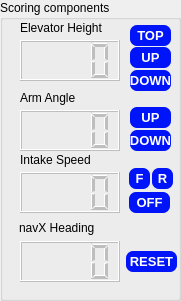
     <widget class="QGroupBox" name="groupBox">
      <property name="geometry">
       <rect>
        <x>0</x>
        <y>6</y>
        <width>181</width>
        <height>301</height>
       </rect>
      </property>
      <property name="title">
       <string>Scoring components</string>
      </property>
      <widget class="QLabel" name="label_2">
       <property name="geometry">
        <rect>
         <x>20</x>
         <y>20</y>
         <width>131</width>
         <height>16</height>
        </rect>
       </property>
       <property name="text">
        <string>Elevator Height</string>
       </property>
      </widget>
      <widget class="QLCDNumber" name="qlcd_elevator_height">
       <property name="enabled">
        <bool>false</bool>
       </property>
       <property name="geometry">
        <rect>
         <x>20</x>
         <y>40</y>
         <width>100</width>
         <height>41</height>
        </rect>
       </property>
       <property name="digitCount">
        <number>4</number>
       </property>
      </widget>
      <widget class="QLCDNumber" name="qlcd_pivot_angle">
       <property name="enabled">
        <bool>false</bool>
       </property>
       <property name="geometry">
        <rect>
         <x>20</x>
         <y>110</y>
         <width>100</width>
         <height>41</height>
        </rect>
       </property>
       <property name="digitCount">
        <number>4</number>
       </property>
      </widget>
      <widget class="QLabel" name="label_4">
       <property name="geometry">
        <rect>
         <x>20</x>
         <y>90</y>
         <width>131</width>
         <height>16</height>
        </rect>
       </property>
       <property name="text">
        <string>Arm Angle</string>
       </property>
      </widget>
      <widget class="QLabel" name="label_10">
       <property name="geometry">
        <rect>
         <x>20</x>
         <y>152</y>
         <width>131</width>
         <height>16</height>
        </rect>
       </property>
       <property name="text">
        <string>Intake Speed</string>
       </property>
      </widget>
      <widget class="QLCDNumber" name="qlcd_intake_speed">
       <property name="enabled">
        <bool>false</bool>
       </property>
       <property name="geometry">
        <rect>
         <x>20</x>
         <y>172</y>
         <width>100</width>
         <height>41</height>
        </rect>
       </property>
       <property name="font">
        <font>
         <family>Comic Sans MS</family>
         <bold>true</bold>
        </font>
       </property>
       <property name="lineWidth">
        <number>1</number>
       </property>
       <property name="digitCount">
        <number>4</number>
       </property>
       <property name="segmentStyle">
        <enum>QLCDNumber::Filled</enum>
       </property>
      </widget>
      <widget class="ClickableQLabel" name="qlabel_move_elevator_up_indicator">
       <property name="enabled">
        <bool>true</bool>
       </property>
       <property name="geometry">
        <rect>
         <x>130</x>
         <y>47</y>
         <width>41</width>
         <height>21</height>
        </rect>
       </property>
       <property name="font">
        <font>
         <family>MS Shell Dlg 2</family>
         <pointsize>10</pointsize>
         <bold>true</bold>
        </font>
       </property>
       <property name="styleSheet">
        <string notr="true">border: 7px;
border-radius: 7px;
color:rgb(255, 255, 255);
background-color:rgb(0, 20, 250);</string>
       </property>
       <property name="text">
        <string>UP</string>
       </property>
       <property name="textFormat">
        <enum>Qt::AutoText</enum>
       </property>
       <property name="alignment">
        <set>Qt::AlignCenter</set>
       </property>
      </widget>
      <widget class="ClickableQLabel" name="qlabel_move_elevator_down_indicator">
       <property name="enabled">
        <bool>true</bool>
       </property>
       <property name="geometry">
        <rect>
         <x>130</x>
         <y>70</y>
         <width>41</width>
         <height>21</height>
        </rect>
       </property>
       <property name="font">
        <font>
         <family>MS Shell Dlg 2</family>
         <pointsize>10</pointsize>
         <bold>true</bold>
        </font>
       </property>
       <property name="styleSheet">
        <string notr="true">border: 7px;
border-radius: 7px;
color:rgb(255, 255, 255);
background-color:rgb(0, 20, 250);</string>
       </property>
       <property name="text">
        <string>DOWN</string>
       </property>
       <property name="textFormat">
        <enum>Qt::AutoText</enum>
       </property>
       <property name="alignment">
        <set>Qt::AlignCenter</set>
       </property>
      </widget>
      <widget class="ClickableQLabel" name="qlabel_move_pivot_up_indicator">
       <property name="enabled">
        <bool>true</bool>
       </property>
       <property name="geometry">
        <rect>
         <x>130</x>
         <y>107</y>
         <width>41</width>
         <height>21</height>
        </rect>
       </property>
       <property name="font">
        <font>
         <family>MS Shell Dlg 2</family>
         <pointsize>10</pointsize>
         <bold>true</bold>
        </font>
       </property>
       <property name="styleSheet">
        <string notr="true">border: 7px;
border-radius: 7px;
color:rgb(255, 255, 255);
background-color:rgb(0, 20, 250);</string>
       </property>
       <property name="text">
        <string>UP</string>
       </property>
       <property name="textFormat">
        <enum>Qt::AutoText</enum>
       </property>
       <property name="alignment">
        <set>Qt::AlignCenter</set>
       </property>
      </widget>
      <widget class="ClickableQLabel" name="qlabel_move_pivot_down_indicator">
       <property name="enabled">
        <bool>true</bool>
       </property>
       <property name="geometry">
        <rect>
         <x>130</x>
         <y>130</y>
         <width>41</width>
         <height>21</height>
        </rect>
       </property>
       <property name="font">
        <font>
         <family>MS Shell Dlg 2</family>
         <pointsize>10</pointsize>
         <bold>true</bold>
        </font>
       </property>
       <property name="styleSheet">
        <string notr="true">border: 7px;
border-radius: 7px;
color:rgb(255, 255, 255);
background-color:rgb(0, 20, 250);</string>
       </property>
       <property name="text">
        <string>DOWN</string>
       </property>
       <property name="textFormat">
        <enum>Qt::AutoText</enum>
       </property>
       <property name="alignment">
        <set>Qt::AlignCenter</set>
       </property>
      </widget>
      <widget class="ClickableQLabel" name="qlabel_intake_off_indicator">
       <property name="enabled">
        <bool>true</bool>
       </property>
       <property name="geometry">
        <rect>
         <x>129</x>
         <y>192</y>
         <width>41</width>
         <height>21</height>
        </rect>
       </property>
       <property name="font">
        <font>
         <family>MS Shell Dlg 2</family>
         <pointsize>10</pointsize>
         <bold>true</bold>
        </font>
       </property>
       <property name="styleSheet">
        <string notr="true">border: 7px;
border-radius: 7px;
color:rgb(255, 255, 255);
background-color:rgb(0, 20, 250);</string>
       </property>
       <property name="text">
        <string>OFF</string>
       </property>
       <property name="textFormat">
        <enum>Qt::AutoText</enum>
       </property>
       <property name="alignment">
        <set>Qt::AlignCenter</set>
       </property>
      </widget>
      <widget class="ClickableQLabel" name="qlabel_intake_on_indicator">
       <property name="enabled">
        <bool>true</bool>
       </property>
       <property name="geometry">
        <rect>
         <x>129</x>
         <y>168</y>
         <width>21</width>
         <height>21</height>
        </rect>
       </property>
       <property name="font">
        <font>
         <family>MS Shell Dlg 2</family>
         <pointsize>10</pointsize>
         <bold>true</bold>
        </font>
       </property>
       <property name="styleSheet">
        <string notr="true">border: 7px;
border-radius: 7px;
color:rgb(255, 255, 255);
background-color:rgb(0, 20, 250);</string>
       </property>
       <property name="text">
        <string>F</string>
       </property>
       <property name="textFormat">
        <enum>Qt::AutoText</enum>
       </property>
       <property name="alignment">
        <set>Qt::AlignCenter</set>
       </property>
      </widget>
      <widget class="ClickableQLabel" name="qlabel_intake_reverse_indicator">
       <property name="enabled">
        <bool>true</bool>
       </property>
       <property name="geometry">
        <rect>
         <x>152</x>
         <y>168</y>
         <width>21</width>
         <height>21</height>
        </rect>
       </property>
       <property name="font">
        <font>
         <family>MS Shell Dlg 2</family>
         <pointsize>10</pointsize>
         <bold>true</bold>
        </font>
       </property>
       <property name="styleSheet">
        <string notr="true">border: 7px;
border-radius: 7px;
color:rgb(255, 255, 255);
background-color:rgb(0, 20, 250);</string>
       </property>
       <property name="text">
        <string>R</string>
       </property>
       <property name="textFormat">
        <enum>Qt::AutoText</enum>
       </property>
       <property name="alignment">
        <set>Qt::AlignCenter</set>
       </property>
      </widget>
      <widget class="ClickableQLabel" name="qlabel_move_elevator_top_indicator">
       <property name="enabled">
        <bool>true</bool>
       </property>
       <property name="geometry">
        <rect>
         <x>130</x>
         <y>25</y>
         <width>41</width>
         <height>21</height>
        </rect>
       </property>
       <property name="font">
        <font>
         <family>MS Shell Dlg 2</family>
         <pointsize>10</pointsize>
         <bold>true</bold>
        </font>
       </property>
       <property name="styleSheet">
        <string notr="true">border: 7px;
border-radius: 7px;
color:rgb(255, 255, 255);
background-color:rgb(0, 20, 250);</string>
       </property>
       <property name="text">
        <string>TOP</string>
       </property>
       <property name="textFormat">
        <enum>Qt::AutoText</enum>
       </property>
       <property name="alignment">
        <set>Qt::AlignCenter</set>
       </property>
      </widget>
      <widget class="QLabel" name="label_11">
       <property name="geometry">
        <rect>
         <x>19</x>
         <y>220</y>
         <width>131</width>
         <height>16</height>
        </rect>
       </property>
       <property name="text">
        <string>navX Heading</string>
       </property>
      </widget>
      <widget class="ClickableQLabel" name="qlabel_gyro_reset_indicator">
       <property name="enabled">
        <bool>true</bool>
       </property>
       <property name="geometry">
        <rect>
         <x>126</x>
         <y>251</y>
         <width>51</width>
         <height>21</height>
        </rect>
       </property>
       <property name="font">
        <font>
         <family>MS Shell Dlg 2</family>
         <pointsize>10</pointsize>
         <bold>true</bold>
        </font>
       </property>
       <property name="styleSheet">
        <string notr="true">border: 7px;
border-radius: 7px;
color:rgb(255, 255, 255);
background-color:rgb(0, 20, 250);</string>
       </property>
       <property name="text">
        <string>RESET</string>
       </property>
       <property name="textFormat">
        <enum>Qt::AutoText</enum>
       </property>
       <property name="alignment">
        <set>Qt::AlignCenter</set>
       </property>
      </widget>
      <widget class="QLCDNumber" name="qlcd_navx_heading">
       <property name="enabled">
        <bool>false</bool>
       </property>
       <property name="geometry">
        <rect>
         <x>20</x>
         <y>241</y>
         <width>100</width>
         <height>41</height>
        </rect>
       </property>
       <property name="digitCount">
        <number>4</number>
       </property>
      </widget>
     </widget>
